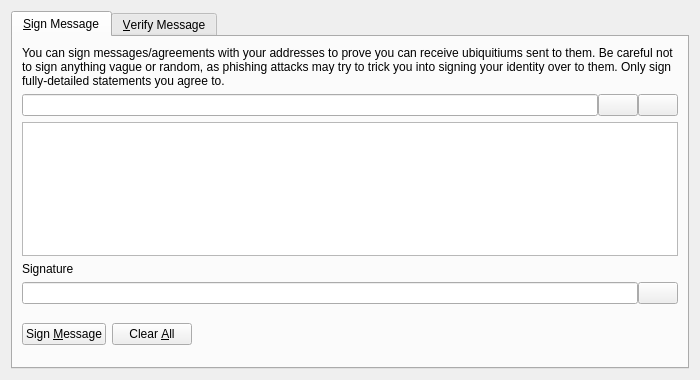
<?xml version="1.0" encoding="UTF-8"?>
<ui version="4.0">
 <class>SignVerifyMessageDialog</class>
 <widget class="QDialog" name="SignVerifyMessageDialog">
  <property name="geometry">
   <rect>
    <x>0</x>
    <y>0</y>
    <width>700</width>
    <height>380</height>
   </rect>
  </property>
  <property name="windowTitle">
   <string>Signatures - Sign / Verify a Message</string>
  </property>
  <property name="modal">
   <bool>true</bool>
  </property>
  <layout class="QVBoxLayout" name="verticalLayout">
   <item>
    <widget class="QTabWidget" name="tabWidget">
     <property name="currentIndex">
      <number>0</number>
     </property>
     <widget class="QWidget" name="tabSignMessage">
      <attribute name="title">
       <string>&amp;Sign Message</string>
      </attribute>
      <layout class="QVBoxLayout" name="verticalLayout_SM">
       <item>
        <widget class="QLabel" name="infoLabel_SM">
         <property name="text">
          <string>You can sign messages/agreements with your addresses to prove you can receive ubiquitiums sent to them. Be careful not to sign anything vague or random, as phishing attacks may try to trick you into signing your identity over to them. Only sign fully-detailed statements you agree to.</string>
         </property>
         <property name="textFormat">
          <enum>Qt::PlainText</enum>
         </property>
         <property name="wordWrap">
          <bool>true</bool>
         </property>
        </widget>
       </item>
       <item>
        <layout class="QHBoxLayout" name="horizontalLayout_1_SM">
         <property name="spacing">
          <number>0</number>
         </property>
         <item>
          <widget class="QValidatedLineEdit" name="addressIn_SM">
           <property name="toolTip">
            <string>The Ubiquitium address to sign the message with</string>
           </property>
          </widget>
         </item>
         <item>
          <widget class="QPushButton" name="addressBookButton_SM">
           <property name="toolTip">
            <string>Choose previously used address</string>
           </property>
           <property name="text">
            <string/>
           </property>
           <property name="icon">
            <iconset resource="../bitcoin.qrc">
             <normaloff>:/icons/address-book</normaloff>:/icons/address-book</iconset>
           </property>
           <property name="shortcut">
            <string>Alt+A</string>
           </property>
           <property name="autoDefault">
            <bool>false</bool>
           </property>
          </widget>
         </item>
         <item>
          <widget class="QPushButton" name="pasteButton_SM">
           <property name="toolTip">
            <string>Paste address from clipboard</string>
           </property>
           <property name="text">
            <string/>
           </property>
           <property name="icon">
            <iconset resource="../bitcoin.qrc">
             <normaloff>:/icons/editpaste</normaloff>:/icons/editpaste</iconset>
           </property>
           <property name="shortcut">
            <string>Alt+P</string>
           </property>
           <property name="autoDefault">
            <bool>false</bool>
           </property>
          </widget>
         </item>
        </layout>
       </item>
       <item>
        <widget class="QPlainTextEdit" name="messageIn_SM">
         <property name="toolTip">
          <string>Enter the message you want to sign here</string>
         </property>
        </widget>
       </item>
       <item>
        <widget class="QLabel" name="signatureLabel_SM">
         <property name="text">
          <string>Signature</string>
         </property>
         <property name="textFormat">
          <enum>Qt::PlainText</enum>
         </property>
        </widget>
       </item>
       <item>
        <layout class="QHBoxLayout" name="horizontalLayout_2_SM">
         <property name="spacing">
          <number>0</number>
         </property>
         <item>
          <widget class="QLineEdit" name="signatureOut_SM">
           <property name="font">
            <font>
             <italic>true</italic>
            </font>
           </property>
           <property name="readOnly">
            <bool>true</bool>
           </property>
          </widget>
         </item>
         <item>
          <widget class="QPushButton" name="copySignatureButton_SM">
           <property name="toolTip">
            <string>Copy the current signature to the system clipboard</string>
           </property>
           <property name="text">
            <string/>
           </property>
           <property name="icon">
            <iconset resource="../bitcoin.qrc">
             <normaloff>:/icons/editcopy</normaloff>:/icons/editcopy</iconset>
           </property>
           <property name="autoDefault">
            <bool>false</bool>
           </property>
          </widget>
         </item>
        </layout>
       </item>
       <item>
        <layout class="QHBoxLayout" name="horizontalLayout_3_SM">
         <item>
          <widget class="QPushButton" name="signMessageButton_SM">
           <property name="toolTip">
            <string>Sign the message to prove you own this Ubiquitium address</string>
           </property>
           <property name="text">
            <string>Sign &amp;Message</string>
           </property>
           <property name="icon">
            <iconset resource="../bitcoin.qrc">
             <normaloff>:/icons/edit</normaloff>:/icons/edit</iconset>
           </property>
           <property name="autoDefault">
            <bool>false</bool>
           </property>
          </widget>
         </item>
         <item>
          <widget class="QPushButton" name="clearButton_SM">
           <property name="toolTip">
            <string>Reset all sign message fields</string>
           </property>
           <property name="text">
            <string>Clear &amp;All</string>
           </property>
           <property name="icon">
            <iconset resource="../bitcoin.qrc">
             <normaloff>:/icons/remove</normaloff>:/icons/remove</iconset>
           </property>
           <property name="autoDefault">
            <bool>false</bool>
           </property>
          </widget>
         </item>
         <item>
          <spacer name="horizontalSpacer_1_SM">
           <property name="orientation">
            <enum>Qt::Horizontal</enum>
           </property>
           <property name="sizeHint" stdset="0">
            <size>
             <width>40</width>
             <height>48</height>
            </size>
           </property>
          </spacer>
         </item>
         <item>
          <widget class="QLabel" name="statusLabel_SM">
           <property name="font">
            <font>
             <weight>75</weight>
             <bold>true</bold>
            </font>
           </property>
           <property name="text">
            <string/>
           </property>
           <property name="wordWrap">
            <bool>true</bool>
           </property>
          </widget>
         </item>
         <item>
          <spacer name="horizontalSpacer_2_SM">
           <property name="orientation">
            <enum>Qt::Horizontal</enum>
           </property>
           <property name="sizeHint" stdset="0">
            <size>
             <width>40</width>
             <height>48</height>
            </size>
           </property>
          </spacer>
         </item>
        </layout>
       </item>
      </layout>
     </widget>
     <widget class="QWidget" name="tabVerifyMessage">
      <attribute name="title">
       <string>&amp;Verify Message</string>
      </attribute>
      <layout class="QVBoxLayout" name="verticalLayout_VM">
       <item>
        <widget class="QLabel" name="infoLabel_VM">
         <property name="text">
          <string>Enter the receiver's address, message (ensure you copy line breaks, spaces, tabs, etc. exactly) and signature below to verify the message. Be careful not to read more into the signature than what is in the signed message itself, to avoid being tricked by a man-in-the-middle attack. Note that this only proves the signing party receives with the address, it cannot prove sendership of any transaction!</string>
         </property>
         <property name="textFormat">
          <enum>Qt::PlainText</enum>
         </property>
         <property name="alignment">
          <set>Qt::AlignLeading|Qt::AlignLeft|Qt::AlignTop</set>
         </property>
         <property name="wordWrap">
          <bool>true</bool>
         </property>
        </widget>
       </item>
       <item>
        <layout class="QHBoxLayout" name="horizontalLayout_1_VM">
         <property name="spacing">
          <number>0</number>
         </property>
         <item>
          <widget class="QValidatedLineEdit" name="addressIn_VM">
           <property name="toolTip">
            <string>The Ubiquitium address the message was signed with</string>
           </property>
          </widget>
         </item>
         <item>
          <widget class="QPushButton" name="addressBookButton_VM">
           <property name="toolTip">
            <string>Choose previously used address</string>
           </property>
           <property name="text">
            <string/>
           </property>
           <property name="icon">
            <iconset resource="../bitcoin.qrc">
             <normaloff>:/icons/address-book</normaloff>:/icons/address-book</iconset>
           </property>
           <property name="shortcut">
            <string>Alt+A</string>
           </property>
           <property name="autoDefault">
            <bool>false</bool>
           </property>
          </widget>
         </item>
        </layout>
       </item>
       <item>
        <widget class="QPlainTextEdit" name="messageIn_VM"/>
       </item>
       <item>
        <widget class="QValidatedLineEdit" name="signatureIn_VM"/>
       </item>
       <item>
        <layout class="QHBoxLayout" name="horizontalLayout_2_VM">
         <item>
          <widget class="QPushButton" name="verifyMessageButton_VM">
           <property name="toolTip">
            <string>Verify the message to ensure it was signed with the specified Ubiquitium address</string>
           </property>
           <property name="text">
            <string>Verify &amp;Message</string>
           </property>
           <property name="icon">
            <iconset resource="../bitcoin.qrc">
             <normaloff>:/icons/transaction_0</normaloff>:/icons/transaction_0</iconset>
           </property>
           <property name="autoDefault">
            <bool>false</bool>
           </property>
          </widget>
         </item>
         <item>
          <widget class="QPushButton" name="clearButton_VM">
           <property name="toolTip">
            <string>Reset all verify message fields</string>
           </property>
           <property name="text">
            <string>Clear &amp;All</string>
           </property>
           <property name="icon">
            <iconset resource="../bitcoin.qrc">
             <normaloff>:/icons/remove</normaloff>:/icons/remove</iconset>
           </property>
           <property name="autoDefault">
            <bool>false</bool>
           </property>
          </widget>
         </item>
         <item>
          <spacer name="horizontalSpacer_1_VM">
           <property name="orientation">
            <enum>Qt::Horizontal</enum>
           </property>
           <property name="sizeHint" stdset="0">
            <size>
             <width>40</width>
             <height>48</height>
            </size>
           </property>
          </spacer>
         </item>
         <item>
          <widget class="QLabel" name="statusLabel_VM">
           <property name="font">
            <font>
             <weight>75</weight>
             <bold>true</bold>
            </font>
           </property>
           <property name="text">
            <string/>
           </property>
           <property name="wordWrap">
            <bool>true</bool>
           </property>
          </widget>
         </item>
         <item>
          <spacer name="horizontalSpacer_2_VM">
           <property name="orientation">
            <enum>Qt::Horizontal</enum>
           </property>
           <property name="sizeHint" stdset="0">
            <size>
             <width>40</width>
             <height>48</height>
            </size>
           </property>
          </spacer>
         </item>
        </layout>
       </item>
      </layout>
     </widget>
    </widget>
   </item>
  </layout>
 </widget>
 <customwidgets>
  <customwidget>
   <class>QValidatedLineEdit</class>
   <extends>QLineEdit</extends>
   <header>qt/qvalidatedlineedit.h</header>
  </customwidget>
 </customwidgets>
 <resources>
  <include location="../bitcoin.qrc"/>
 </resources>
 <connections/>
</ui>
